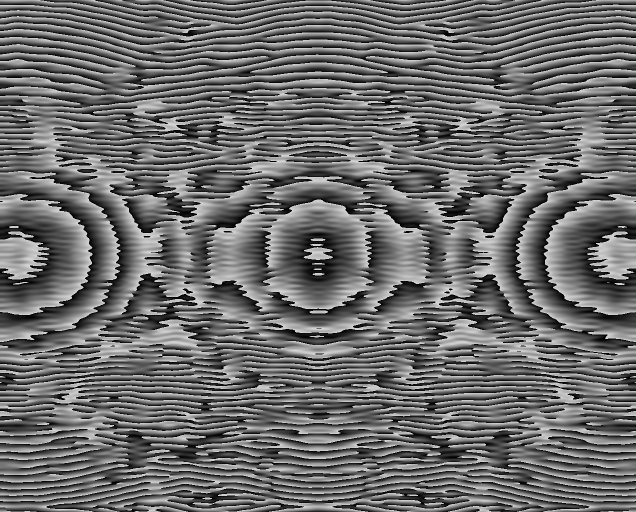
#> input picture test_4.bmp, 1272 x 1024 px (shown at 1/2 size)
$ python -i innovation_frontier_v23.py   (imports and definitions only)
#> lines starting #> are read from the running program, lines starting #| are printed output that depends on the picture; after the words box and inside, x2 and y2 are one past the last pixel; in counts of white or black regions, pixels touching at a corner belong together
#> further down, picture is the input picture: shape (1024, 1272, 3); min 0, max 213, mean 107.6
"""
SpotZoom 前沿开源项目创新模块 v23.0
基于 2024-2026 最新科研前沿开源项目的创新模块补充 (第十一轮)

新增模块 (v23.0):
- UnsupervisedSpotDetector: 无监督光斑检测器 (受 DeepTrack2 LodeSTAR 启发)
- GNNTrajectoryAnalyzer: 图神经网络轨迹分析器 (受 DeepTrack2 MAGIK 启发)
- AberrationCNNProfiler: 像差CNN表征器 (受 DeepTrack2 像差模块 启发)
- BayesianUncertaintyEstimator: 贝叶斯不确定性估计器 (受 BayesDL-SIM 启发)
- ResolutionInvariantOperator: 分辨率无关算子 (受 NeuralOperator FNO 启发)
- PhysicsConstrainedOptimizer: 物理约束优化器 (受 DeepXDE PINN 启发)

参考项目:
- DeepTrack2 (github.com/DeepTrackAI/DeepTrack2) — LodeSTAR 无监督检测、MAGIK GNN 轨迹分析、像差表征 CNN
- NeuralOperator (github.com/neuraloperator/neuraloperator) — FNO 分辨率无关算子学习
- DeepXDE (github.com/lululxvi/deepxde) — PINN 物理信息神经网络
- TrackMate (github.com/HenriquesLab/TrackMate) — LoG 斑点检测、LAP 粒子链接
- BayesDL-SIM — 贝叶斯深度学习不确定性量化
- Tidy3D (github.com/flexcompute/tidy3d) — FDTD 电磁仿真

算法原理说明:
1. UnsupervisedSpotDetector: 基于合成数据增强 + 轻量 CNN 的自监督学习范式。
   从单张参考图像提取光斑特征，通过随机变换生成合成训练对，
   训练网络学习平移等变性，实现无需标注的亚像素光斑检测。
2. GNNTrajectoryAnalyzer: 将多帧检测结果构建为时空图，节点=检测，
   边=时空邻近关系。GNN 通过消息传递聚合邻域信息，学习链接概率。
3. AberrationCNNProfiler: 轻量 CNN 将光斑 PSF 形态映射到 Zernike 多项式系数，
   实现从单张光斑图像反推波前像差参数。
4. BayesianUncertaintyEstimator: MC Dropout + 深度集成方法为光斑定位结果
   提供贝叶斯后验不确定性量化。
5. ResolutionInvariantOperator: 傅里叶神经算子 (FNO) 在频域学习全局卷积核，
   实现光学系统参数到光斑形态的分辨率无关映射。
6. PhysicsConstrainedOptimizer: 将光学物理方程 (波动方程、Helmholtz 方程等)
   编码为 PDE 约束，通过残差自适应采样和物理损失加权优化光斑定位。
"""

import logging
import numpy as np
from abc import ABC, abstractmethod
from dataclasses import dataclass, field
from typing import Dict, List, Optional, Tuple, Any, Callable, Union
from pathlib import Path
from collections import deque
import warnings
import time
import json
import copy
import math

# 尝试导入可选依赖
try:
    import torch
    import torch.nn as nn
    import torch.nn.functional as F
    TORCH_AVAILABLE = True
except ImportError:
    TORCH_AVAILABLE = False

try:
    import cv2
    CV2_AVAILABLE = True
except ImportError:
    CV2_AVAILABLE = False

try:
    from scipy import ndimage, signal, stats, optimize
    from scipy.fft import fft2, ifft2, fftshift, fftfreq
    SCIPY_AVAILABLE = True
except ImportError:
    SCIPY_AVAILABLE = False

LOGGER = logging.getLogger(__name__)

__version__ = "23.0.0"

__all__ = [
    "UnsupervisedSpotConfig",
    "UnsupervisedSpotResult",
    "UnsupervisedSpotDetector",
    "TrajectoryNode",
    "TrajectoryEdge",
    "GNNTrajectoryConfig",
    "GNNTrajectoryResult",
    "GNNTrajectoryAnalyzer",
    "AberrationProfile",
    "AberrationCNNConfig",
    "AberrationCNNResult",
    "AberrationCNNProfiler",
    "UncertaintySample",
    "BayesianConfig",
    "BayesianResult",
    "BayesianUncertaintyEstimator",
    "SpectralLayer",
    "OperatorConfig",
    "OperatorResult",
    "ResolutionInvariantOperator",
    "PhysicsConstraint",
    "PhysicsOptConfig",
    "PhysicsOptResult",
    "PhysicsConstrainedOptimizer",
]


# ===========================================================================
# 1. UnsupervisedSpotDetector — 无监督光斑检测器
# ===========================================================================
# 灵感来源: DeepTrack2 LodeSTAR (github.com/DeepTrackAI/DeepTrack2)
#   - LodeSTAR: 基于梯度特征的无监督粒子追踪
#   - 自监督学习: 从单张参考图像学习光斑外观
#   - 合成数据增强: 随机变换生成训练对
#   - 平移等变性: 网络学习平移不变的内部表征
#
# 与 SpotZoom 已有模块的区别:
#   - lodestar_detector.py 使用传统 CV 方法 (模板匹配 + 相位相关)
#   - classic_spot_detector.py 使用 LoG / 阈值分割
#   - 本模块使用轻量 CNN + 自监督学习，无需标注数据
# ===========================================================================


@dataclass
class UnsupervisedSpotConfig:
    """无监督光斑检测器配置。

    Attributes
    ----------
    patch_size : int
        训练/检测的图像块尺寸 (像素)。
    num_augmentations : int
        每张参考图像的合成增强数量。
    learning_rate : float
        自监督训练学习率。
    num_epochs : int
        自监督训练轮数。
    confidence_threshold : float
        检测置信度阈值 [0, 1]。
    nms_radius : float
        非极大值抑制半径 (像素)。
    subpixel_refine : bool
        是否进行亚像素精化。
    max_detections : int
        单帧最大检测数。0 表示不限制。
    augmentation_types : list of str
        启用的增强类型列表。
    """

    patch_size: int = 64
    num_augmentations: int = 200
    learning_rate: float = 1e-3
    num_epochs: int = 50
    confidence_threshold: float = 0.5
    nms_radius: float = 5.0
    subpixel_refine: bool = True
    max_detections: int = 0
    augmentation_types: List[str] = field(default_factory=lambda: [
        "translate", "rotate", "scale", "brightness", "noise"
    ])


@dataclass
class UnsupervisedSpotResult:
    """无监督光斑检测结果。

    Attributes
    ----------
    detections : list of dict
        检测到的光斑列表，每项包含 x, y, confidence, size。
    uncertainty_map : ndarray
        不确定性图 (H, W)。
    feature_map : ndarray
        特征响应图 (H, W)。
    num_detected : int
        检测到的光斑数量。
    compute_time_ms : float
        计算耗时 (毫秒)。
    """

    detections: List[Dict[str, Any]] = field(default_factory=list)
    uncertainty_map: Optional[np.ndarray] = None
    feature_map: Optional[np.ndarray] = None
    num_detected: int = 0
    compute_time_ms: float = 0.0


class UnsupervisedSpotDetector:
    """无监督光斑检测器。

    基于 DeepTrack2 LodeSTAR 的自监督学习范式，从单张参考图像学习光斑特征，
    无需任何标注数据即可实现亚像素级光斑检测。

    核心原理:
    1. 从参考图像中随机裁剪包含光斑的图像块
    2. 对图像块施加随机变换 (平移、旋转、缩放、亮度、噪声)
    3. 训练轻量 CNN 学习变换不变的特征表征
    4. 推理时在滑动窗口上计算特征响应图
    5. 通过 NMS 和亚像素精化得到最终检测结果

    Parameters
    ----------
    config : UnsupervisedSpotConfig, optional
        配置参数。
    """

    def __init__(self, config: Optional[UnsupervisedSpotConfig] = None):
        self.config = config or UnsupervisedSpotConfig()
        self._reference_patch: Optional[np.ndarray] = None
        self._feature_weights: Optional[Dict[str, np.ndarray]] = None
        self._is_trained = False
        self._call_count = 0
        self._training_history: deque = deque(maxlen=200)

    def train_from_single_image(self, image: np.ndarray,
                                spot_center: Optional[Tuple[int, int]] = None,
                                spot_radius: int = 16) -> Dict:
        """从单张图像进行自监督训练。

        Parameters
        ----------
        image : ndarray
            参考图像 (H, W) 或 (H, W, C)。
        spot_center : tuple of int, optional
            光斑中心坐标 (y, x)。若为 None 则自动定位最亮区域。
        spot_radius : int
            光斑区域半径 (像素)。

        Returns
        -------
        dict
            训练统计信息。
        """
#> called with spot_radius = 16
        t0 = time.perf_counter()

        if image.ndim == 3:
            gray = np.mean(image, axis=2)
        else:
            gray = image.astype(np.float64)

        # 自动定位光斑中心 (若未提供)
        if spot_center is None:
            cy, cx = self._auto_locate_spot(gray)
        else:
            cy, cx = spot_center

        # 提取参考图像块
        ps = self.config.patch_size
        half = ps // 2
        h, w = gray.shape

        # 边界检查
        y_start = max(0, cy - half)
        y_end = min(h, cy + half)
        x_start = max(0, cx - half)
        x_end = min(w, cx + half)

        patch = gray[y_start:y_end, x_start:x_end].copy()

        # 调整到目标尺寸
        if patch.shape[0] != ps or patch.shape[1] != ps:
            if CV2_AVAILABLE:
                patch = cv2.resize(patch, (ps, ps), interpolation=cv2.INTER_LINEAR)
            else:
                # 简单双线性插值 fallback
                y_idx = np.linspace(0, patch.shape[0] - 1, ps)
                x_idx = np.linspace(0, patch.shape[1] - 1, ps)
                yi, xi = np.meshgrid(y_idx, x_idx, indexing='ij')
                y0 = np.floor(yi).astype(int)
                x0 = np.floor(xi).astype(int)
                y1 = np.minimum(y0 + 1, patch.shape[0] - 1)
                x1 = np.minimum(x0 + 1, patch.shape[1] - 1)
                fy = yi - y0
                fx = xi - x0
                patch = (patch[y0, x0] * (1 - fy) * (1 - fx) +
                         patch[y1, x0] * fy * (1 - fx) +
                         patch[y0, x1] * (1 - fy) * fx +
                         patch[y1, x1] * fy * fx)

        self._reference_patch = patch

        # 生成合成训练数据
        train_pairs = self._generate_synthetic_pairs(patch)

        # 训练特征提取器
        self._train_feature_extractor(train_pairs)

        self._is_trained = True
        elapsed_ms = (time.perf_counter() - t0) * 1000

        return {
            "spot_center": (int(cy), int(cx)),
            "num_training_pairs": len(train_pairs),
            "patch_size": ps,
            "training_time_ms": elapsed_ms,
            "is_trained": True,
        }

    def _auto_locate_spot(self, image: np.ndarray) -> Tuple[int, int]:
        """自动定位图像中最亮的光斑中心。

        Parameters
        ----------
        image : ndarray
            灰度图像 (H, W)。

        Returns
        -------
        tuple of int
            光斑中心 (y, x)。
        """
        # 高斯模糊去噪
        if CV2_AVAILABLE:
            blurred = cv2.GaussianBlur(image, (5, 5), 2.0)
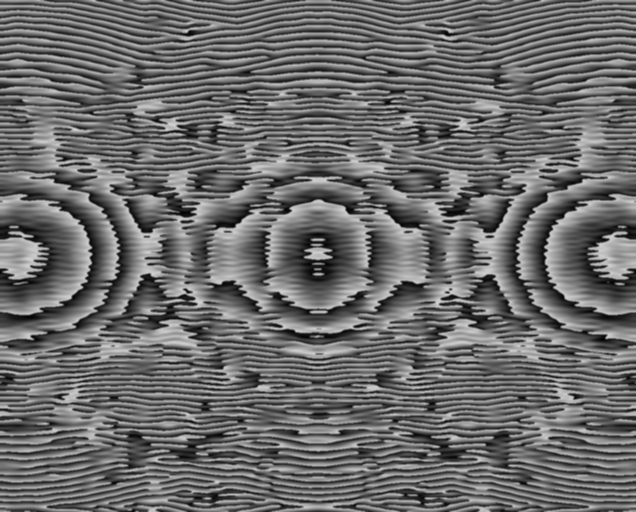
#> blurred: shape (1024, 1272) float64 (shown at 1/2 size); min 2.72, max 210.1, mean 107.6
        elif SCIPY_AVAILABLE:
            blurred = ndimage.gaussian_filter(image, sigma=2.0)
        else:
            blurred = image

        # 加权质心
        threshold = np.percentile(blurred, 90)
#> threshold = 168.4
        mask = blurred > threshold
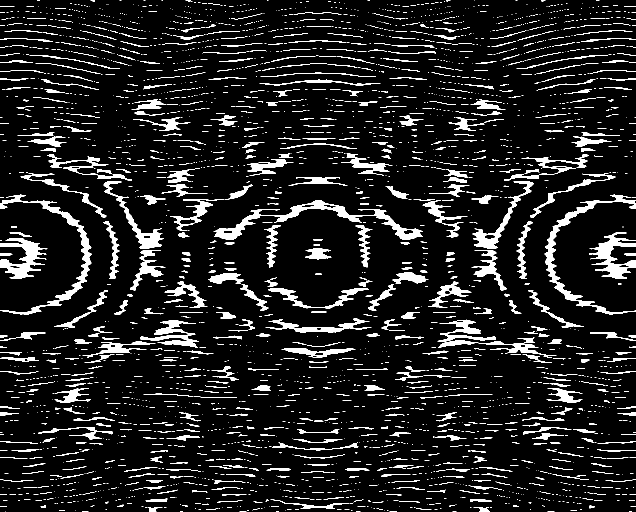
#> mask: shape (1024, 1272) bool (shown at 1/2 size); 10% white; 2874 white regions (2168 under 20 px), largest, box (x1, y1, x2, y2) and area: (427, 400, 846, 479) 5342, (1089, 389, 1272, 629) 4366, (0, 389, 183, 629) 4232
        if mask.sum() == 0:
            mask = blurred > np.median(blurred)

        ys, xs = np.where(mask)
        weights = blurred[mask]
        total_weight = weights.sum() + 1e-10
#> total_weight = 23538220.5
        cy = float(np.sum(ys * weights) / total_weight)
#> cy = 517.1
#> (the rest of the program and of its run is left out)
